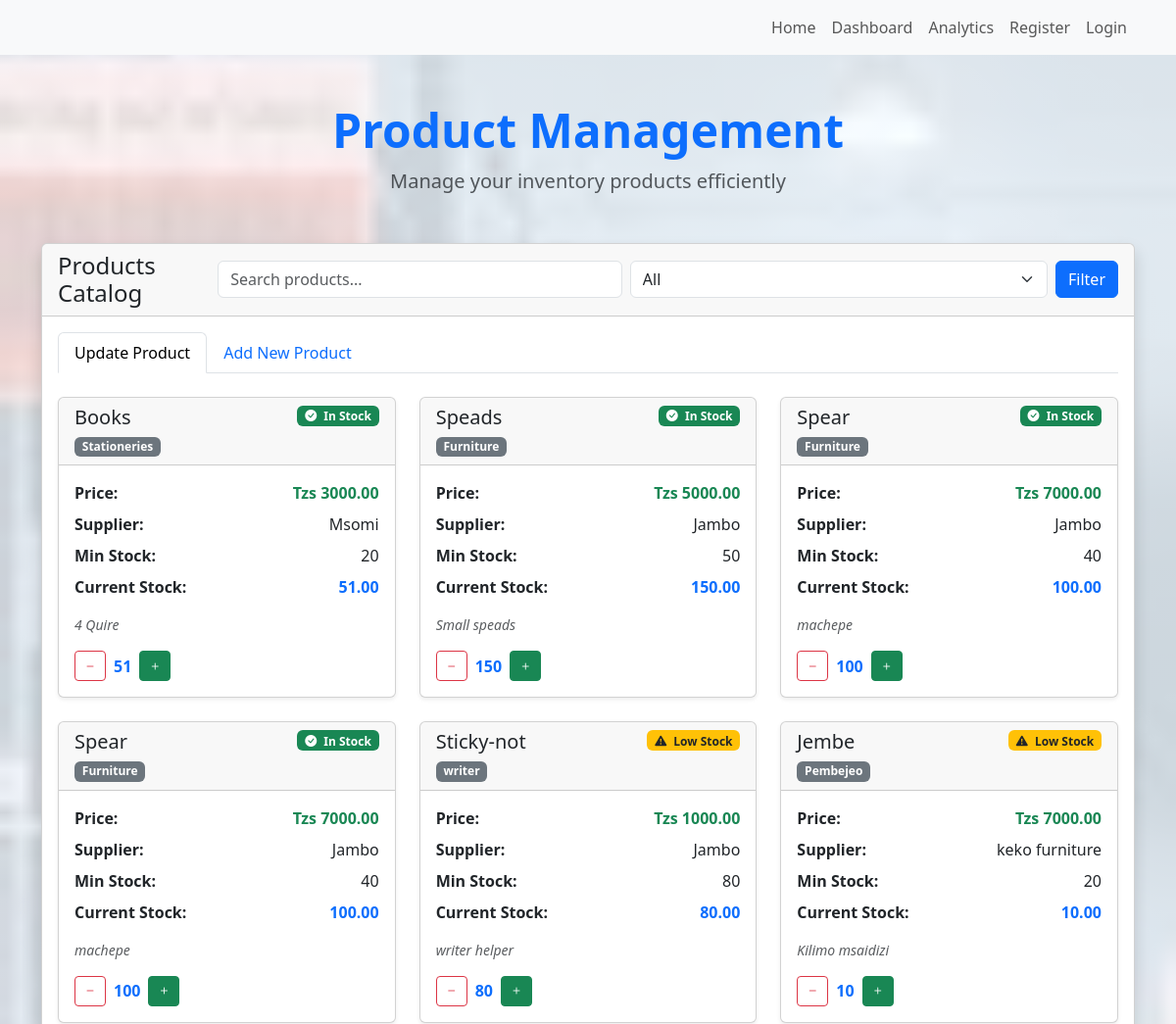
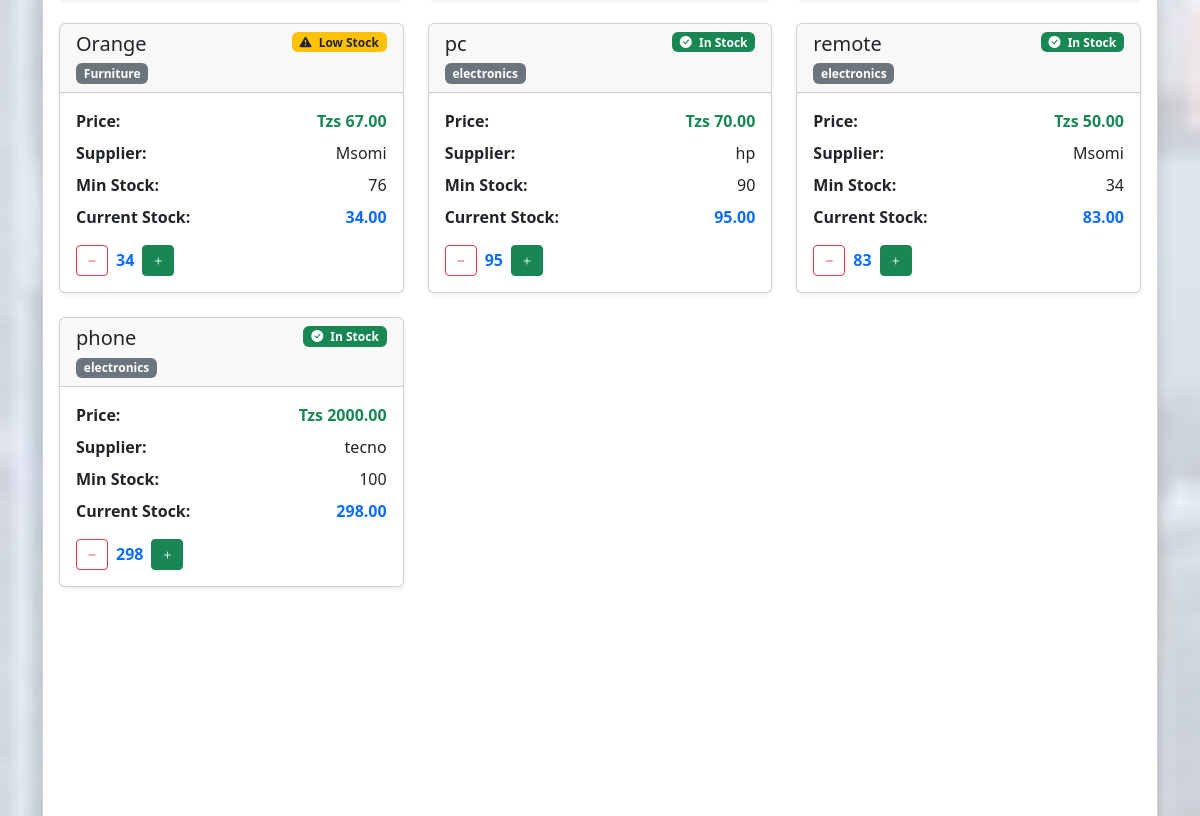
/products/ (upper part), run on an earlier commit of the app's database (2 pictures, top to bottom).
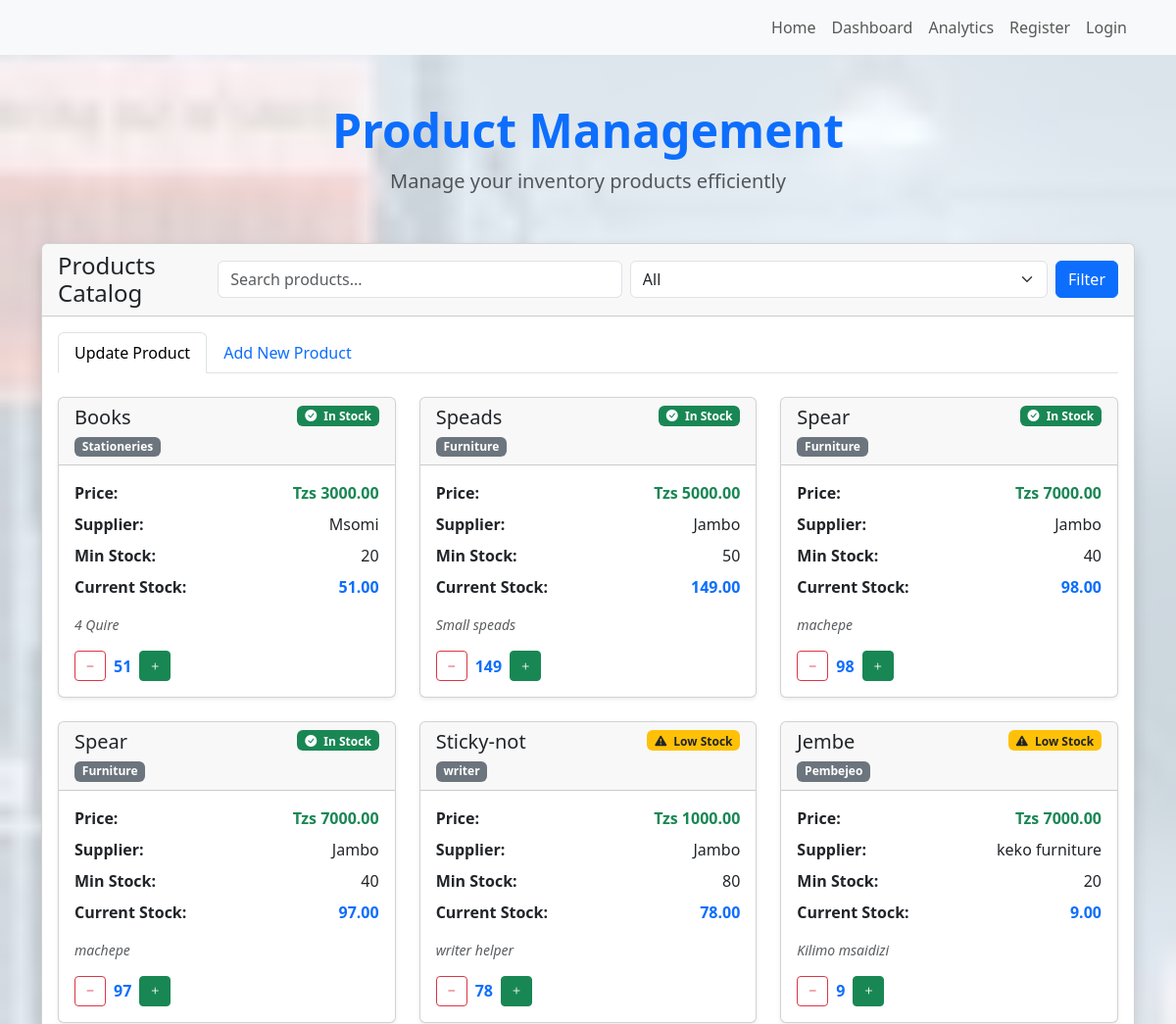
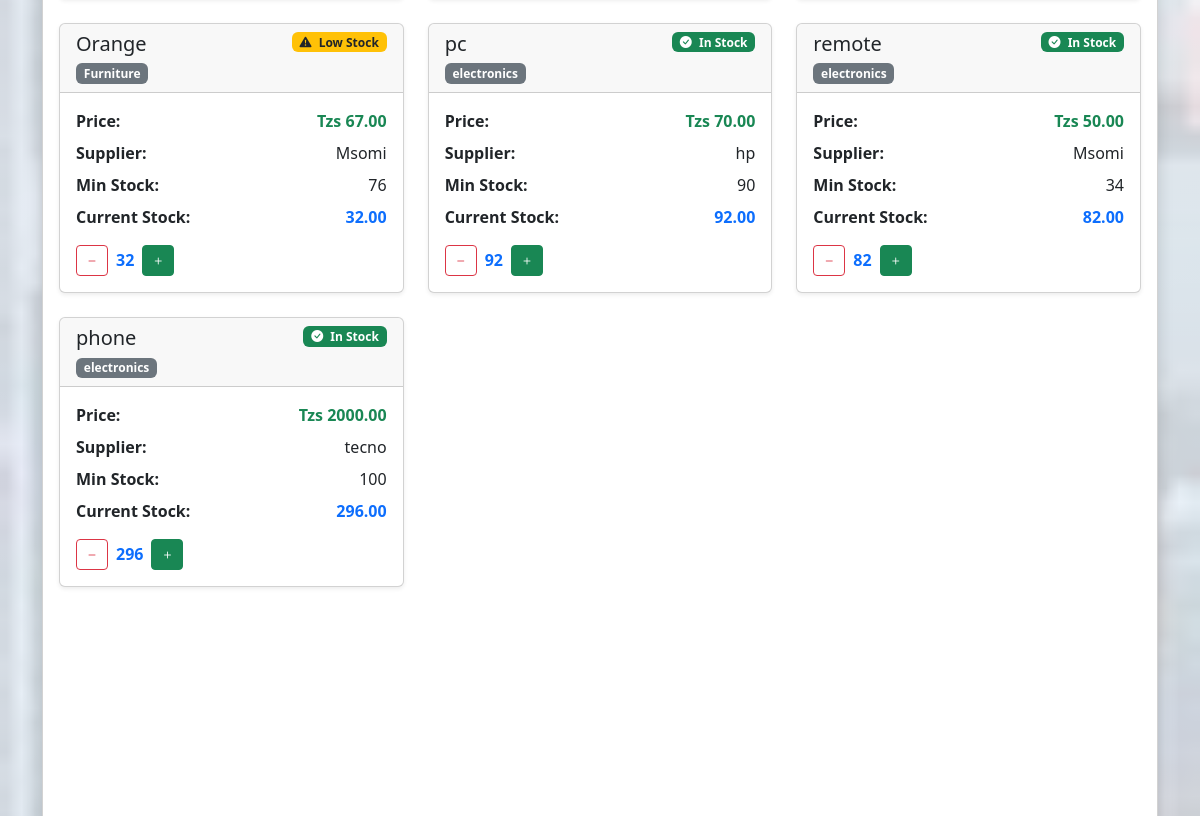
And on a later commit of the database (2 pictures, top to bottom).
### cag_inventory/models.py (models this page shows, shortened)
class Product(models.Model):
    name = models.CharField(max_length=100)
    category = models.CharField(max_length=100)
    currentStock = models.IntegerField()
    minStock = models.IntegerField()
    maxStock = models.IntegerField()
    price = models.DecimalField(max_digits=10, decimal_places=2)
    supplier = models.CharField(max_length=100)
    lastUpdated = models.DateTimeField(auto_now=True)
    description = models.TextField(blank=True)

### cag_inventory/views.py (the view)
# urls.py: path('products/', views.product_list, name='product_list'),
def product_list(request):
    products = Product.objects.all()
    categories = ["all"] + list(Product.objects.values_list('category', flat=True).distinct())
    selected_category = request.GET.get('category', 'all')
    search_term = request.GET.get('search', '')
    filtered_products = products.filter(
        name__icontains=search_term
    ) if selected_category == "all" else products.filter(
        name__icontains=search_term,
        category=selected_category
    )
    form = ProductForm()
    errors = {}
    common_categories = Product.objects.values_list('category', flat=True).distinct()
    context = {
        'products': products,
        'filtered_products': filtered_products,
        'form': form,
        'errors': errors,
        'categories': categories,
        'selected_category': selected_category,
        'search_term': search_term,
        'common_categories': common_categories,
    }
    return render(request, 'products.html', context)

### cag_inventory/forms.py
class ProductForm(forms.ModelForm):
    class Meta:
        model = Product
        fields = '__all__'

### templates/products.html (shortened to what this page needs)
{% extends 'base.html' %}
{% load static %}
{% block content %}
<div class="container py-5">
  <div class="text-center mb-5">
    <h1 class="display-5 fw-bold text-primary">Product Management</h1>
    <p class="lead text-muted">Manage your inventory products efficiently</p>
  </div>
  <div class="card shadow">
    <div class="card-header d-flex flex-column flex-md-row justify-content-between align-items-start align-items-md-center">
      <h4 class="mb-3 mb-md-0">Products Catalog</h4>
      <form method="get" class="d-flex flex-column flex-sm-row gap-2 w-100 w-md-auto">
        <input type="text" name="search" value="{{ search_term }}" class="form-control" placeholder="Search products...">
        <select name="category" class="form-select">
          {% for category in categories %}
            <option value="{{ category }}" {% if category == selected_category %}selected{% endif %}>
              {{ category|title }}
            </option>
          {% endfor %}
        </select>
        <button type="submit" class="btn btn-primary">Filter</button>
      </form>
    </div>
    <div class="card-body">
      <ul class="nav nav-tabs" id="productTabs" role="tablist">
        <li class="nav-item" role="presentation">
          <button class="nav-link active" id="update-tab" data-bs-toggle="tab" data-bs-target="#update" type="button" role="tab">Update Product</button>
        </li>
        <li class="nav-item" role="presentation">
          <button class="nav-link" id="add-tab" data-bs-toggle="tab" data-bs-target="#add" type="button" role="tab">Add New Product</button>
        </li>
      </ul>
      <div class="tab-content pt-4" id="productTabsContent">
        <div class="tab-pane fade show active" id="update" role="tabpanel">
          {% include 'product_list.html' %}
        </div>
        </div>
      </div>
{% endblock %}

### templates/product_list.html (shortened to what this page needs)
{% load static %}
<div class="row g-4">
  {% if filtered_products %}
    {% for product in filtered_products %}
      <div class="col-md-6 col-lg-4">
        <div class="card shadow-sm h-100">
          <div class="card-header d-flex justify-content-between align-items-start">
            <div>
              <h5 class="card-title mb-1">{{ product.name }}</h5>
              <span class="badge bg-secondary">{{ product.category }}</span>
            </div>
            {% if product.currentStock == 0 %}
              <span class="badge bg-danger"><i class="bi bi-exclamation-triangle-fill me-1"></i> Out of Stock</span>
            {% elif product.currentStock <= product.minStock %}
              <span class="badge bg-warning text-dark"><i class="bi bi-exclamation-triangle-fill me-1"></i> Low Stock</span>
            {% else %}
              <span class="badge bg-success"><i class="bi bi-check-circle-fill me-1"></i> In Stock</span>
            {% endif %}
          </div>
          <div class="card-body">
            <div class="mb-3">
              <div class="d-flex justify-content-between align-items-center mb-2">
                <span><strong>Price:</strong></span>
                <span class="text-success fw-bold">Tzs {{ product.price|floatformat:2 }}</span>
              </div>
              <div class="d-flex justify-content-between align-items-center mb-2">
                <span><strong>Supplier:</strong></span>
                <span>{{ product.supplier }}</span>
              </div>
              <div class="d-flex justify-content-between align-items-center mb-2">
                <span><strong>Min Stock:</strong></span>
                <span>{{ product.minStock }}</span>
              </div>
              <div class="d-flex justify-content-between align-items-center mb-2">
                <span><strong>Current Stock:</strong></span>
                <span class="text-primary fw-bold">{{ product.currentStock|floatformat:2 }}</span>
              </div>
            </div>
            {% if product.description %}
              <p class="text-muted small fst-italic mb-3">{{ product.description }}</p>
            {% endif %}
            <div class="d-flex gap-2 align-items-center">
              <form method="post" action="{% url 'update-stock' product.id %}" class="stock-update-form d-inline" data-product-id="{{ product.id }}" data-min-stock="{{ product.minStock }}">
                <button type="submit" class="btn btn-sm btn-outline-danger" {% if product.currentStock == 0 %}disabled{% endif %}>
                  <i class="bi bi-dash"></i>
                </button>
              </form>
              <span class="current-stock fw-bold text-primary" id="current-stock-{{ product.id }}">{{ product.currentStock }}</span>
              <form method="post" action="{% url 'update-stock' product.id %}" class="stock-update-form d-inline" data-product-id="{{ product.id }}" data-min-stock="{{ product.minStock }}">
                <button type="submit" class="btn btn-sm btn-success">
                  <i class="bi bi-plus"></i>
                </button>
              </form>
            </div>
          </div>
        </div>
      </div>
    {% endfor %}
  {% else %}
    <div class="text-center py-5">
      <i class="bi bi-box-seam display-4 text-muted"></i>
      <h5 class="mt-3">No products found</h5>
      <p class="text-muted">Try adjusting your search or filters, or add a new product.</p>
    </div>
  {% endif %}
</div>

What changed in the data, as far as the page shows it:
changed Product "Speads": currentStock "150.00" → "149.00"; currentStock "150" → "149"
changed Product (number 3 of 10 on the later page): currentStock "100.00" → "98.00"; currentStock "100" → "98"
changed Product (number 4 of 10 on the later page): currentStock "100.00" → "97.00"; currentStock "100" → "97"
changed Product "Sticky-not": currentStock "80.00" → "78.00"; currentStock "80" → "78"
changed Product "Jembe": currentStock "10.00" → "9.00"; currentStock "10" → "9"
changed Product "Orange": currentStock "34.00" → "32.00"; currentStock "34" → "32"
changed Product "pc": currentStock "95.00" → "92.00"; currentStock "95" → "92"
changed Product "remote": currentStock "83.00" → "82.00"; currentStock "83" → "82"
changed Product "phone": currentStock "298.00" → "296.00"; currentStock "298" → "296"
